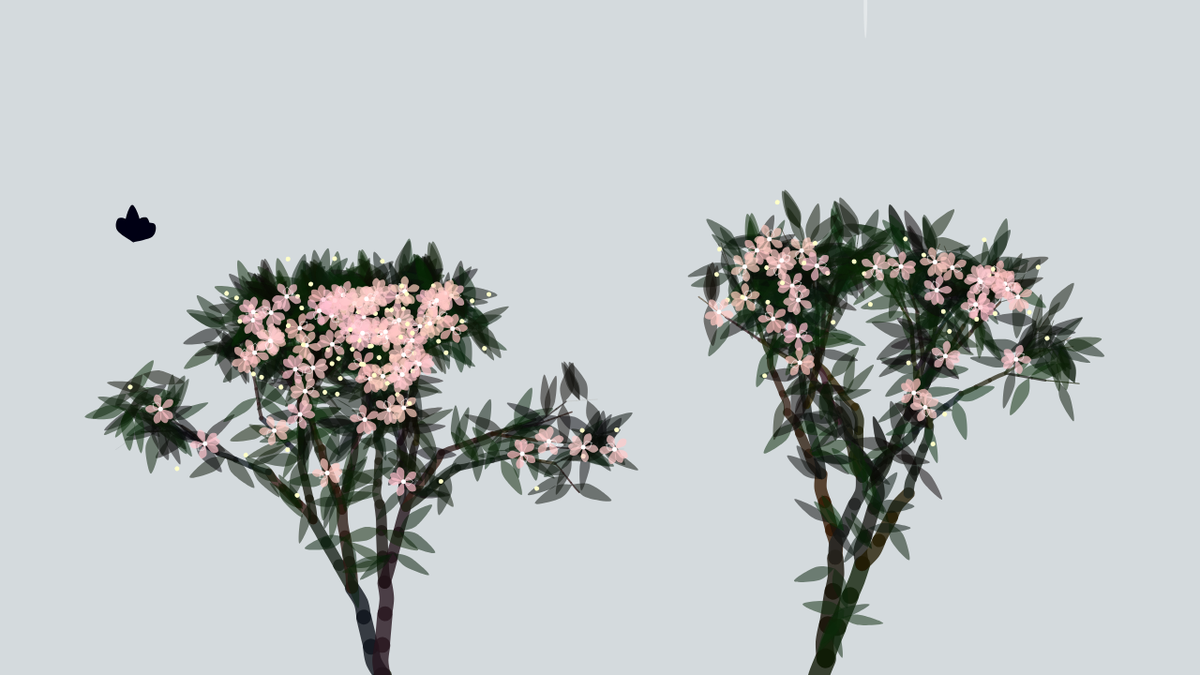
Frame 1 (no input)
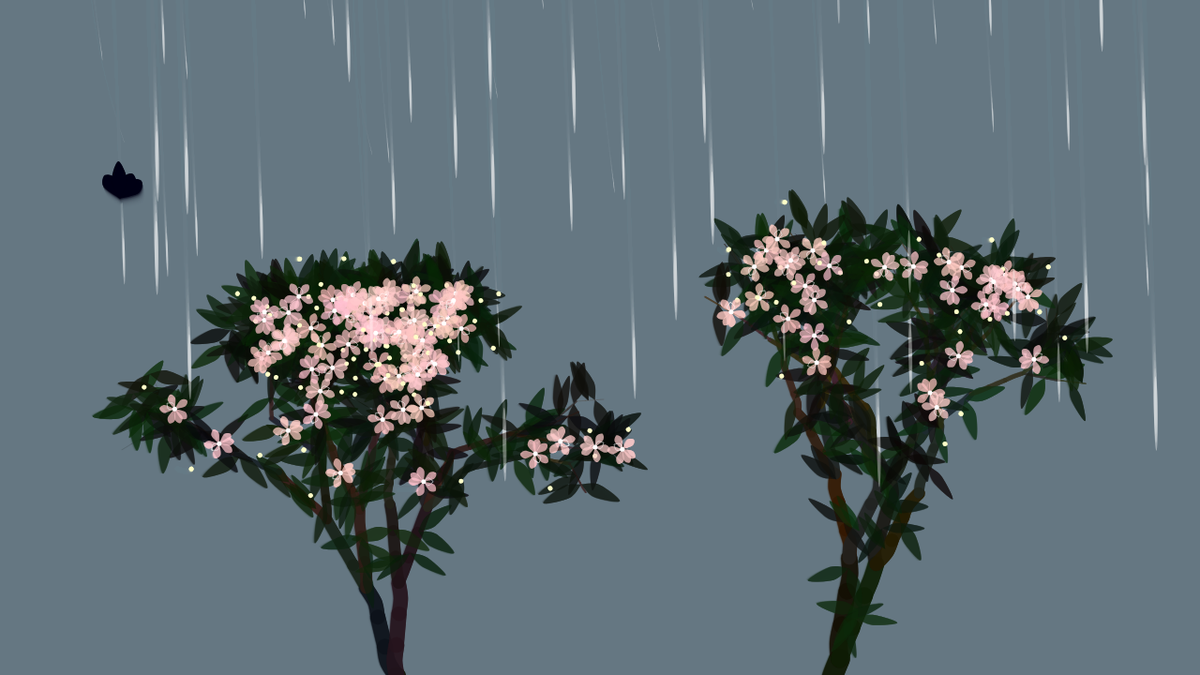
Frame 60 (no input)
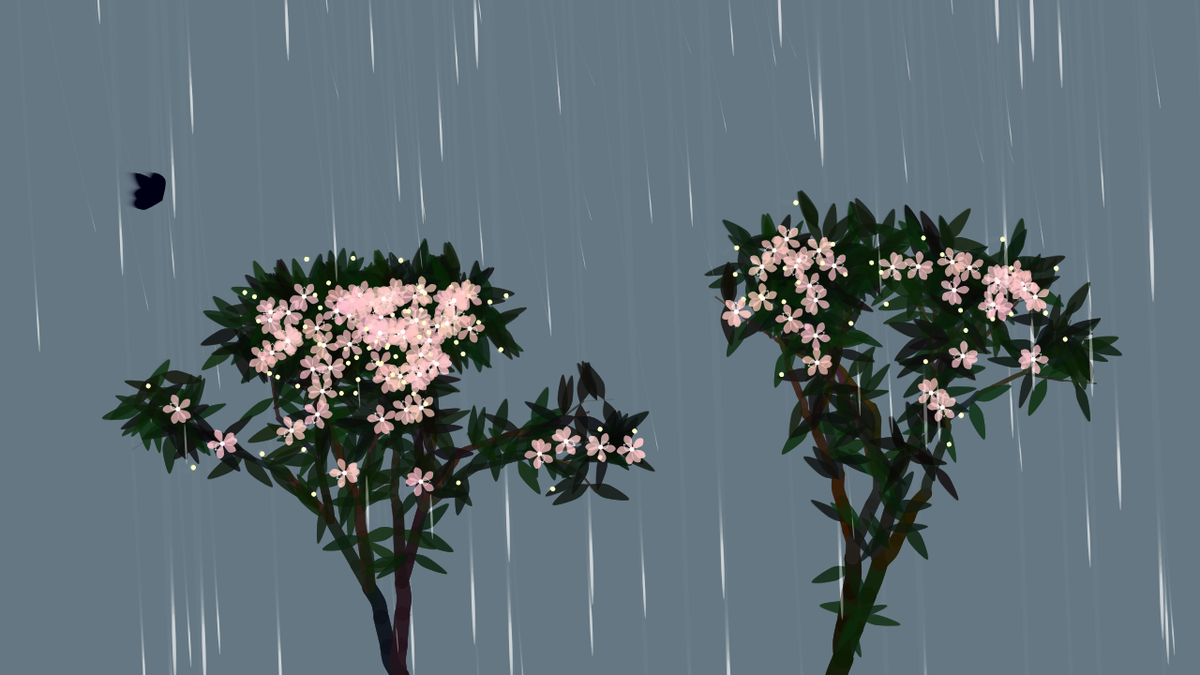
Frame 120 (the mouse pressed at the canvas centre since frame 60)

The p5.js sketch that drew these frames (run headless with seeded random() and noise() and a simulated clock; from frame 60 on, the mouse is pressed at the canvas centre):

// p5.js sketch
// ── sketch.js
//Finding references in the NOC example code by Prof. Moon.
let canvas;
let joints = [];
let branches = [];
let malus = [];
let malusleaves = [];
let butterflys = [];
let rains = [];

function setup() {
  canvas = createCanvas(1280, 720);

  noCursor();

  let start1 = createVector((width * 2) / 3, height + 110);
  joints.push(start1);

  let start2 = createVector(width / 3, height + 120);
  joints.push(start2);

  branch(start1, PI / 15, 130);
  branch(start2, -PI / 20, 120);

  for (let i = 0; i < 1; i++) {
    let x = random(width / 2);
    let y = random(height / 2);
    butterflys.push(new Butterfly(x, y));
  }
}

function draw() {
  let xOffset = sin(frameCount * 0.01) * 20;
  translate(xOffset, 0);

  background(
    100 + 100 * sin(frameCount * 0.0001),
    120 + 120 * sin(frameCount * 0.0001),
    130 + 130 * sin(frameCount * 0.0001),
    70
  );

  let windForce = map(sin(frameCount * 0.05), -1, 1, -0.1, 0.1);

  let wind = createVector(windForce, 0);

  for (let i = 0; i < branches.length; i++) {
    branches[i].update(wind);
    branches[i].display();
  }

  for (let i = 0; i < malusleaves.length; i++) {
    malusleaves[i].display();
  }

  for (let i = 0; i < malus.length; i++) {
    malus[i].display();
  }

  for (let i = 0; i < butterflys.length; i++) {
    let target = createVector(mouseX, mouseY);
    butterflys[i].seek(target);
    butterflys[i].avoidbut(butterflys);
    butterflys[i].avoidbran(branches);
    butterflys[i].update();
    butterflys[i].reappear();
    butterflys[i].display();
    butterflys[i].waving = 5 * sin(frameCount * 0.05 + i * 0.5);
  }

  if (rains.length >= 439) {
    rains.shift();
  }

  rains.push(new Rain(random(width), 1));

  for (let i = 0; i < rains.length; i++) {
    let r = rains[i];

    let gravity = createVector(0, 1 * r.mass);

    let wind = createVector(sin(frameCount * 0.005), 0);

    r.applyForce(gravity);
    r.applyForce(wind);

    let resistance = r.vel.copy();
    resistance.mult(-1);
    let speedr = r.vel.mag();

    let dragForce = speedr * speedr * 0.03;
    resistance.mult(dragForce);

    r.applyForce(resistance);

    r.update();

    r.display();
  }
}

function keyPressed() {
  if (key == "f") {
    let fs = fullscreen();
    fullscreen(!fs);
  }
}

function branch(from, angle, len, gen = 0) {
  let vector = p5.Vector.fromAngle(angle - PI / 2).setMag(len);
  let to = p5.Vector.add(from, vector);

  joints.push(to);

  let thickness = map(len, 35, 150, 0.5, 30);
  let stiffness = 0;

  branches.push(new Branch(from, to, thickness, 150, stiffness, gen));

  if (gen >= 1 && gen <= 7) {
    if (random() < 0.8) {
      malusleaves.push(new MalusLeave(from, to, 1, 50));
    }
  }

  if (gen >= 3) {
    if (random() < 0.3) {
      malus.push(new Malus(from, to, 1));
    }
  }

  // alteration
  len = (len * 5) / 6;
  gen++;

  // recursion
  if (gen >= 0 && gen < 3) {
    let angle1 = angle - (PI / 9) * 0.5 + random(-0.1, 0.1);
    branch(to, angle1, len, gen);

    let angle2 = angle + (PI / 9) * 0.5 + random(-0.1, 0.1);
    branch(to, angle2, len, gen);
  } else if (gen >= 3 && gen < 8) {
    if (random() < 0.5) {
      let angle1 = angle - (PI / 9) * 0.8 + random(-0.5, 0.5);
      branch(to, angle1, len, gen);
    }

    if (random() < 0.4) {
      let angle2 = angle - (0.5 * PI) / 9 + random(-0.5, 0.5);
      branch(to, angle2, len, gen);
    }

    if (random() < 0.4) {
      let angle3 = angle + (0.5 * PI) / 9 + random(-0.5, 0.5);
      branch(to, angle3, len, gen);
    }

    if (random() < 0.5) {
      let angle4 = angle + (PI / 9) * 0.8 + random(-0.5, 0.5);
      branch(to, angle4, len, gen);
    }
  }
}

class Branch {
  constructor(from, to, thickness, len, stiffness, gen) {
    this.from = from;
    this.to = to;
    this.thickness = thickness;
    this.len = (len * thickness) / 30;
    this.k = stiffness;
    this.bend = (random(-10, 10) * thickness) / 30;
    this.gen = gen;
    let inc = 5;
    this.col = color(
      25 + random(-20, 20) + gen * inc,
      17 + random(-10, 10) + gen * inc,
      8 + random(-20, 20) + gen * inc,
      200
    );
  }

  update(wind) {
    let vector = p5.Vector.sub(this.to, this.from);
    let distance = vector.mag();
    let stretch = distance - this.len;
    let force = vector
      .copy()
      .normalize()
      .mult(stretch * this.k);

    force.add(wind);
    this.from.add(force);
    this.to.sub(force);
  }

  display() {
    let midX1 = lerp(this.from.x, this.to.x, 1 / 6);
    let midY1 = lerp(this.from.y, this.to.y, 1 / 6);

    let midX2 = lerp(this.from.x, this.to.x, 1 / 3);
    let midY2 = lerp(this.from.y, this.to.y, 1 / 3);

    let midX3 = lerp(this.from.x, this.to.x, 1 / 2);
    let midY3 = lerp(this.from.y, this.to.y, 1 / 2);

    let midX4 = lerp(this.from.x, this.to.x, 2 / 3);
    let midY4 = lerp(this.from.y, this.to.y, 2 / 3);

    let midX5 = lerp(this.from.x, this.to.x, 5 / 6);
    let midY5 = lerp(this.from.y, this.to.y, 5 / 6);
    push();
    stroke(this.col);
    noFill();

    beginShape();
    strokeWeight(this.thickness);

    curveVertex(this.from.x, this.from.y);
    curveVertex(this.from.x, this.from.y);
    curveVertex(midX1 + this.bend, midY1);
    curveVertex(midX2 + this.bend * 0.4, midY2);
    curveVertex(midX2 + this.bend * 0.4, midY2);
    endShape();

    beginShape();
    strokeWeight(this.thickness * 0.95);
    curveVertex(midX2 + this.bend * 0.4, midY2);
    curveVertex(midX2 + this.bend * 0.4, midY2);
    curveVertex(midX3, midY3);
    curveVertex(midX4 - this.bend * 0.4, midY4);
    curveVertex(midX4 - this.bend * 0.4, midY4);
    endShape();

    beginShape();
    strokeWeight(this.thickness * 0.9);
    curveVertex(midX4 - this.bend * 0.4, midY4);
    curveVertex(midX4 - this.bend * 0.4, midY4);
    curveVertex(midX5 - this.bend, midY5);
    curveVertex(this.to.x, this.to.y);
    curveVertex(this.to.x, this.to.y);
    endShape();
    pop();
  }
}

class MalusLeave {
  constructor(from, to, pct, size) {
    this.from = from;
    this.to = to;
    this.pct1 = pct * random(0.2, 0.5);
    this.pct2 = pct * random(0.5, 1);
    this.size = size * random(0.25, 0.4);
    this.col = color(
      10 + random(-5, 5),
      25 + random(-20, 20),
      8 + random(-5, 5),
      130
    );

    this.angle = random(PI * 2);
  }
  display() {
    let Px1 = lerp(this.from.x, this.to.x, this.pct1);
    let Py1 = lerp(this.from.y, this.to.y, this.pct1);

    push();
    translate(Px1, Py1); // anchor of the transformation
    rotate(this.angle);
    scale(0.9);
    noStroke();
    fill(this.col);
    beginShape();
    curveVertex(0, 0);
    curveVertex(0, 0);
    curveVertex(-6, 20);
    curveVertex(sin(frameCount * 0.05) * 4, 50);
    curveVertex(6, 20);
    curveVertex(0, 0);
    curveVertex(0, 0);
    endShape();
    rotate(PI / 10 + this.angle);
    beginShape();
    curveVertex(0, 0);
    curveVertex(0, 0);
    curveVertex(-6, -20);
    curveVertex(sin(frameCount * 0.05) * 4, -50);
    curveVertex(6, -20);
    curveVertex(0, 0);
    curveVertex(0, 0);
    endShape();
    pop();

    let Px2 = lerp(this.from.x, this.to.x, this.pct2);
    let Py2 = lerp(this.from.y, this.to.y, this.pct2);

    push();
    translate(Px2, Py2); // anchor of the transformation
    rotate(this.angle);
    scale(0.9);
    noStroke();
    fill(this.col);
    beginShape();
    curveVertex(0, 0);
    curveVertex(0, 0);
    curveVertex(-8, -20);
    curveVertex(sin(frameCount * 0.05) * 4, -50);
    curveVertex(8, -20);
    curveVertex(0, 0);
    curveVertex(0, 0);
    endShape();
    rotate(PI / 10 + this.angle);
    beginShape();
    curveVertex(0, 0);
    curveVertex(0, 0);
    curveVertex(-8, -20);
    curveVertex(sin(frameCount * 0.05) * 4, -50);
    curveVertex(8, -20);
    curveVertex(0, 0);
    curveVertex(0, 0);
    endShape();
    pop();
  }
}

class Malus {
  constructor(from, to, pct) {
    this.from = from;
    this.to = to;
    this.pct = pct * random(0.2, 0.8);
    this.angle = random(PI * 2);

    this.col = color(
      280 + random(-30, 30),
      200 + random(-10, 10),
      200 + random(-10, 10),
      180
    );
  }
  display() {
    let drawShape = () => {
      beginShape();
      curveVertex(0, 0);
      curveVertex(0, 0);
      curveVertex(-7, -18);
      curveVertex(sin(frameCount * 0.05) * 4, -27);
      curveVertex(7, -18);
      curveVertex(0, 0);
      curveVertex(0, 0);
      endShape();
    };

    let drawShapes = () => {
      for (let i = 0; i < 5; i++) {
        rotate(PI / 2.5);
        drawShape();
      }
      rotate(PI / 6);
      drawShape();
    };

    let Px = lerp(this.from.x, this.to.x, this.pct);
    let Py = lerp(this.from.y, this.to.y, this.pct);

    push();
    translate(Px, Py);
    rotate(this.angle);
    scale(0.6);
    noStroke();
    fill(this.col);
    drawShapes();
    pop();

    push();
    translate(Px, Py);
    noStroke();
    fill(255);
    circle(0, 0, 5);
    pop();

    push();
    translate(Px, Py);
    rotate(this.angle);
    noStroke();
    fill(255, 255, 200);
    circle(sin(frameCount * 0.05) * 4, 40, 5);
    pop();

    push();
    translate(Px, Py);
    rotate(this.angle);
    scale(0.5);
    stroke(255);
    noFill();
    beginShape();
    curveVertex(sin(frameCount * 0.05) * 4, 20);
    curveVertex(sin(frameCount * 0.05) * 4, 20);
    curveVertex(8, 10);
    curveVertex(0, 0);
    curveVertex(0, 0);
    endShape();
    beginShape();
    curveVertex(-sin(frameCount * 0.05) * 4, 20);
    curveVertex(-sin(frameCount * 0.05) * 4, 20);
    curveVertex(-8, 10);
    curveVertex(0, 0);
    curveVertex(0, 0);
    endShape();
    pop();
  }
}

class Butterfly {
  constructor(x, y, color) {
    this.pos = createVector(x, y);
    this.vel = createVector();
    this.acc = createVector();
    //
    this.size = random(15, 18);
    this.mass = 1.5;
    //
    this.maxSpeed = 2;
    this.maxSteerForce = 0.1;
    //
    this.brakeRad = 10;
    this.senseRad = 10;
    this.col = color;
    //
    this.waving = 5 * sin(frameCount * 0.05);

    this.angle = 0;
  }
  attracted(target) {
    let vector = p5.Vector.sub(target, this.pos);
    vector.mult(1);
    this.applyForce(vector);
    //
    this.vel.mult(0.9);
  }
  seek(target) {
    let desiredVel = p5.Vector.sub(target, this.pos);
    let distance = desiredVel.mag();

    desiredVel.normalize(); // direction

    // arriving
    if (distance < this.brakeRad) {
      let speed = map(distance, 0, this.brakeRad, 0, this.maxSpeed);
      desiredVel.mult(speed * 0.5);
    } else {
      desiredVel.mult(this.maxSpeed * 0.5); // desire
    }

    let steerForce = p5.Vector.sub(desiredVel, this.vel);
    steerForce.limit(this.maxSteerForce);

    this.applyForce(steerForce);
  }
  avoidbut(butterflys) {
    for (let butterfly of butterflys) {
      if (this === butterfly) continue;
      let desiredVel = p5.Vector.sub(butterfly.pos, this.pos);
      let distance = desiredVel.mag();
      desiredVel.normalize(); // direction
      if (distance > this.senseRad + 50) continue;
      desiredVel.mult(-this.maxSpeed);

      let steerForce = p5.Vector.sub(desiredVel, this.vel);
      steerForce.limit(this.maxSteerForce * 0.5); //***

      this.applyForce(steerForce);
    }
  }
  avoidbran(branches) {
    for (let i = 0; i < branches.length; i++) {
      let branch = branches[i];

      let desiredVecFrom = p5.Vector.sub(branch.from, this.pos);
      let desiredVecTo = p5.Vector.sub(branch.to, this.pos);

      let distanceFrom = desiredVecFrom.mag();
      let distanceTo = desiredVecTo.mag();

      if (distanceFrom < this.senseRad + 50) {
        desiredVecFrom.normalize();
        desiredVecFrom.mult(this.maxSpeed);
        desiredVecFrom.mult(-1); // *** flip this to avoid!

        let steerForceFrom = p5.Vector.sub(desiredVecFrom, this.vel);
        steerForceFrom.limit(this.maxSteerForce);

        this.applyForce(steerForceFrom);
      }

      if (distanceTo < this.senseRad + 50) {
        desiredVecTo.normalize();
        desiredVecTo.mult(this.maxSpeed);
        desiredVecTo.mult(-1); // *** flip this to avoid!

        let steerForceTo = p5.Vector.sub(desiredVecTo, this.vel);
        steerForceTo.limit(this.maxSteerForce);

        this.applyForce(steerForceTo);
      }
    }
  }
  reappear() {
    if (this.pos.x < 0) {
      this.pos.x = 0;
    } else if (this.pos.x > width) {
      this.pos.x = width;
    }
    if (this.pos.y < 0) {
      this.pos.y = 0;
    } else if (this.pos.y > height) {
      this.pos.y = height;
    }
  }
  update() {
    this.vel.add(this.acc);
    this.pos.add(this.vel);
    this.acc.mult(0);
    this.angle = this.vel.heading();
  }
  applyForce(f) {
    if (this.mass <= 0) {
      console.log("Wrong mass");
      return;
    }
    let force = f.copy();
    force.div(this.mass);
    this.acc.add(force);
  }
  display() {
    push();
    translate(this.pos.x, this.pos.y);
    if (mouseX >= this.pos.x) {
      rotate(this.angle);
      rotate(-PI / 1.6);
      noStroke();
      fill(0, 0, 20);
      beginShape();
      curveVertex(0, 0);
      curveVertex(0, 0);
      curveVertex(-8, -20);
      curveVertex(sin(frameCount * 0.05) * 4, -30);
      curveVertex(8, -20);
      curveVertex(0, 0);
      curveVertex(0, 0);
      endShape();
      rotate(PI / 1.6);
      rotate(-PI / 6);
      beginShape();
      curveVertex(0, 0);
      curveVertex(0, 0);
      curveVertex(-8, -20);
      curveVertex(sin(frameCount * 0.05) * 4, -30);
      curveVertex(8, -20);
      curveVertex(0, 0);
      curveVertex(0, 0);
      endShape();
      rotate(-PI / 3);
      beginShape();
      curveVertex(0, 0);
      curveVertex(0, 0);
      curveVertex(-8, -20);
      curveVertex(sin(frameCount * 0.05) * 4, -30);
      curveVertex(8, -20);
      curveVertex(0, 0);
      curveVertex(0, 0);
      endShape();
      rotate(PI / 6);
      beginShape();
      curveVertex(0, 0);
      curveVertex(0, 0);
      curveVertex(-8, -20);
      curveVertex(sin(frameCount * 0.05) * 4, -40);
      curveVertex(8, -20);
      curveVertex(0, 0);
      curveVertex(0, 0);
      endShape();
    } else {
      rotate(-this.angle);
      rotate(PI / 1.6);
      noStroke();
      fill(0, 0, 20);
      beginShape();
      curveVertex(0, 0);
      curveVertex(0, 0);
      curveVertex(-8, 20);
      curveVertex(sin(frameCount * 0.05) * 4, 30);
      curveVertex(8, 20);
      curveVertex(0, 0);
      curveVertex(0, 0);
      endShape();
      rotate(-PI / 1.6);
      rotate(PI / 6);
      beginShape();
      curveVertex(0, 0);
      curveVertex(0, 0);
      curveVertex(-8, 20);
      curveVertex(sin(frameCount * 0.05) * 4, 30);
      curveVertex(8, 20);
      curveVertex(0, 0);
      curveVertex(0, 0);
      endShape();
      rotate(PI / 3);
      beginShape();
      curveVertex(0, 0);
      curveVertex(0, 0);
      curveVertex(-8, 20);
      curveVertex(sin(frameCount * 0.05) * 4, 30);
      curveVertex(8, 20);
      curveVertex(0, 0);
      curveVertex(0, 0);
      endShape();
      rotate(-PI / 6);
      beginShape();
      curveVertex(0, 0);
      curveVertex(0, 0);
      curveVertex(-8, 20);
      curveVertex(sin(frameCount * 0.05) * 4, 40);
      curveVertex(8, 20);
      curveVertex(0, 0);
      curveVertex(0, 0);
      endShape();
    }
    pop();
  }
}

class Rain {
  constructor(x, y) {
    this.pos = createVector(x, y);
    this.vel = createVector(0, 0);
    this.acc = createVector();
    this.rad = random(1, 20);
    this.mass = this.rad;
    this.angle = 0;
  }

  applyForce(f) {
    let force = f.copy();
    force.div(this.mass);
    this.acc.add(force);
  }

  update() {
    this.vel.add(this.acc);
    this.pos.add(this.vel);
    this.acc.mult(0);
    this.angle = this.vel.heading();
  }

  display() {
    push();
    translate(this.pos.x, this.pos.y);
    noStroke();

    fill(255, random(90, 100));
    rotate(this.angle);
    ellipse(0, 0, this.rad * 4, this.rad * 0.2);

    pop();
  }
}
